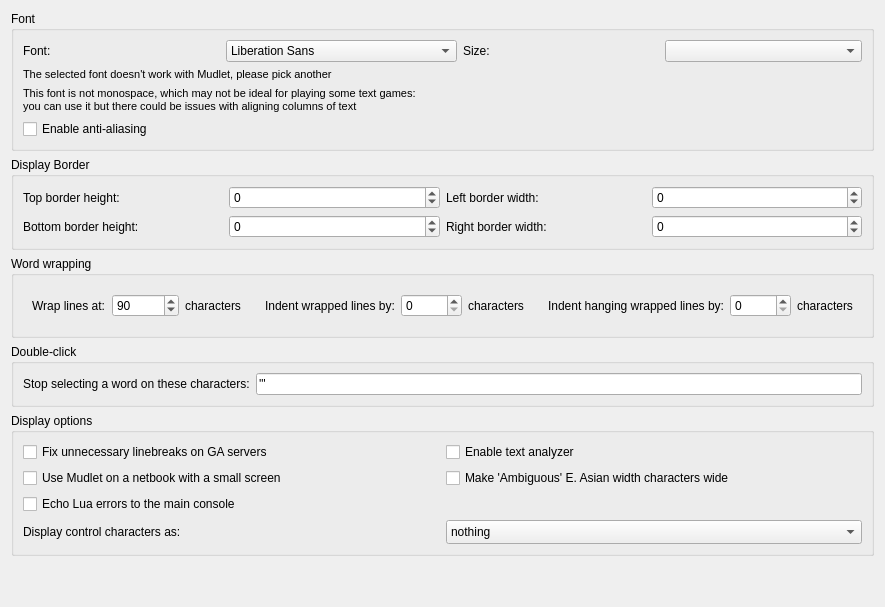
     <widget class="QWidget" name="tab_display">
      <property name="sizePolicy">
       <sizepolicy hsizetype="Expanding" vsizetype="Expanding">
        <horstretch>0</horstretch>
        <verstretch>0</verstretch>
       </sizepolicy>
      </property>
      <attribute name="title">
       <string>Main display</string>
      </attribute>
      <layout class="QVBoxLayout" name="vBoxLayout_tab_display">
       <item>
        <widget class="QGroupBox" name="groupBox_font">
         <property name="sizePolicy">
          <sizepolicy hsizetype="Preferred" vsizetype="Preferred">
           <horstretch>0</horstretch>
           <verstretch>0</verstretch>
          </sizepolicy>
         </property>
         <property name="title">
          <string>Font</string>
         </property>
         <layout class="QGridLayout" name="gridLayout_groupBox_font">
          <item row="0" column="0">
           <widget class="QLabel" name="label_30">
            <property name="text">
             <string>Font:</string>
            </property>
           </widget>
          </item>
          <item row="0" column="1">
           <widget class="QFontComboBox" name="fontComboBox">
            <property name="sizePolicy">
             <sizepolicy hsizetype="Preferred" vsizetype="Fixed">
              <horstretch>0</horstretch>
              <verstretch>0</verstretch>
             </sizepolicy>
            </property>
            <property name="editable">
             <bool>false</bool>
            </property>
            <property name="maxVisibleItems">
             <number>20</number>
            </property>
           </widget>
          </item>
          <item row="0" column="2">
           <widget class="QLabel" name="label_35">
            <property name="text">
             <string>Size:</string>
            </property>
           </widget>
          </item>
          <item row="0" column="3">
           <widget class="QComboBox" name="fontSize"/>
          </item>
          <item row="1" column="0" colspan="2">
           <widget class="QLabel" name="label_invalidFontError">
            <property name="font">
             <font>
              <pointsize>8</pointsize>
             </font>
            </property>
            <property name="text">
             <string>The selected font doesn't work with Mudlet, please pick another</string>
            </property>
           </widget>
          </item>
          <item row="2" column="0" colspan="4">
           <widget class="QLabel" name="label_variableWidthFontWarning">
            <property name="font">
             <font>
              <pointsize>8</pointsize>
             </font>
            </property>
            <property name="text">
             <string comment="Note that this text is split into two lines so that the message is not too wide in English, please do the same for other locales where the text is the same or longer">This font is not monospace, which may not be ideal for playing some text games:
you can use it but there could be issues with aligning columns of text</string>
            </property>
           </widget>
          </item>
          <item row="3" column="0">
           <widget class="QCheckBox" name="mNoAntiAlias">
            <property name="toolTip">
             <string>Use anti aliasing on fonts. Smoothes fonts if you have a high screen resolution and you can use larger fonts. Note that on low resolutions and small font sizes, the font gets blurry. </string>
            </property>
            <property name="text">
             <string>Enable anti-aliasing</string>
            </property>
           </widget>
          </item>
         </layout>
        </widget>
       </item>
       <item>
        <widget class="QGroupBox" name="groupBox_borders">
         <property name="sizePolicy">
          <sizepolicy hsizetype="Preferred" vsizetype="Preferred">
           <horstretch>0</horstretch>
           <verstretch>0</verstretch>
          </sizepolicy>
         </property>
         <property name="title">
          <string>Display Border</string>
         </property>
         <layout class="QGridLayout" name="gridLayout_groupBox_borders">
          <item row="0" column="0">
           <widget class="QLabel" name="label_26">
            <property name="sizePolicy">
             <sizepolicy hsizetype="Expanding" vsizetype="Preferred">
              <horstretch>0</horstretch>
              <verstretch>0</verstretch>
             </sizepolicy>
            </property>
            <property name="maximumSize">
             <size>
              <width>200</width>
              <height>16777215</height>
             </size>
            </property>
            <property name="toolTip">
             <string>&lt;p&gt;Extra space to have before text on top - can be set to negative to move text up beyond the screen&lt;/p&gt;</string>
            </property>
            <property name="text">
             <string>Top border height:</string>
            </property>
           </widget>
          </item>
          <item row="0" column="1">
           <widget class="QSpinBox" name="topBorderHeight">
            <property name="sizePolicy">
             <sizepolicy hsizetype="Preferred" vsizetype="Preferred">
              <horstretch>0</horstretch>
              <verstretch>0</verstretch>
             </sizepolicy>
            </property>
            <property name="toolTip">
             <string>&lt;p&gt;Extra space to have before text on top - can be set to negative to move text up beyond the screen&lt;/p&gt;</string>
            </property>
            <property name="minimum">
             <number>-1000000</number>
            </property>
            <property name="maximum">
             <number>1000000</number>
            </property>
            <property name="value">
             <number>0</number>
            </property>
           </widget>
          </item>
          <item row="0" column="2">
           <widget class="QLabel" name="label_29">
            <property name="sizePolicy">
             <sizepolicy hsizetype="Expanding" vsizetype="Preferred">
              <horstretch>0</horstretch>
              <verstretch>0</verstretch>
             </sizepolicy>
            </property>
            <property name="maximumSize">
             <size>
              <width>200</width>
              <height>16777215</height>
             </size>
            </property>
            <property name="toolTip">
             <string>&lt;p&gt;Extra space to have before text on the left - can be set to negative to move text left beyond the screen&lt;/p&gt;</string>
            </property>
            <property name="text">
             <string>Left border width:</string>
            </property>
           </widget>
          </item>
          <item row="0" column="3">
           <widget class="QSpinBox" name="leftBorderWidth">
            <property name="sizePolicy">
             <sizepolicy hsizetype="Preferred" vsizetype="Preferred">
              <horstretch>0</horstretch>
              <verstretch>0</verstretch>
             </sizepolicy>
            </property>
            <property name="toolTip">
             <string>&lt;p&gt;Extra space to have before text on the left - can be set to negative to move text left beyond the screen&lt;/p&gt;</string>
            </property>
            <property name="minimum">
             <number>-1000000</number>
            </property>
            <property name="maximum">
             <number>1000000</number>
            </property>
            <property name="value">
             <number>0</number>
            </property>
           </widget>
          </item>
          <item row="1" column="0">
           <widget class="QLabel" name="label_27">
            <property name="sizePolicy">
             <sizepolicy hsizetype="Expanding" vsizetype="Preferred">
              <horstretch>0</horstretch>
              <verstretch>0</verstretch>
             </sizepolicy>
            </property>
            <property name="maximumSize">
             <size>
              <width>200</width>
              <height>16777215</height>
             </size>
            </property>
            <property name="toolTip">
             <string>&lt;p&gt;Extra space to have before text on the bottom - can be set to negative to allow text to go down beyond the screen&lt;/p&gt;</string>
            </property>
            <property name="text">
             <string>Bottom border height:</string>
            </property>
           </widget>
          </item>
          <item row="1" column="1">
           <widget class="QSpinBox" name="bottomBorderHeight">
            <property name="sizePolicy">
             <sizepolicy hsizetype="Preferred" vsizetype="Preferred">
              <horstretch>0</horstretch>
              <verstretch>0</verstretch>
             </sizepolicy>
            </property>
            <property name="toolTip">
             <string>&lt;p&gt;Extra space to have before text on the bottom - can be set to negative to allow text to go down beyond the screen&lt;/p&gt;</string>
            </property>
            <property name="minimum">
             <number>-1000000</number>
            </property>
            <property name="maximum">
             <number>1000000</number>
            </property>
            <property name="value">
             <number>0</number>
            </property>
           </widget>
          </item>
          <item row="1" column="2">
           <widget class="QLabel" name="label_28">
            <property name="sizePolicy">
             <sizepolicy hsizetype="Expanding" vsizetype="Preferred">
              <horstretch>0</horstretch>
              <verstretch>0</verstretch>
             </sizepolicy>
            </property>
            <property name="maximumSize">
             <size>
              <width>200</width>
              <height>16777215</height>
             </size>
            </property>
            <property name="toolTip">
             <string>&lt;p&gt;Extra space to have before text on the right - can be set to negative to move text right beyond the screen&lt;/p&gt;</string>
            </property>
            <property name="text">
             <string>Right border width:</string>
            </property>
           </widget>
          </item>
          <item row="1" column="3">
           <widget class="QSpinBox" name="rightBorderWidth">
            <property name="sizePolicy">
             <sizepolicy hsizetype="Preferred" vsizetype="Preferred">
              <horstretch>0</horstretch>
              <verstretch>0</verstretch>
             </sizepolicy>
            </property>
            <property name="toolTip">
             <string>&lt;p&gt;Extra space to have before text on the right - can be set to negative to move text right beyond the screen&lt;/p&gt;</string>
            </property>
            <property name="minimum">
             <number>-1000000</number>
            </property>
            <property name="maximum">
             <number>1000000</number>
            </property>
            <property name="value">
             <number>0</number>
            </property>
           </widget>
          </item>
         </layout>
        </widget>
       </item>
       <item>
        <widget class="QGroupBox" name="groupBox_wrapping">
         <property name="sizePolicy">
          <sizepolicy hsizetype="Preferred" vsizetype="Preferred">
           <horstretch>0</horstretch>
           <verstretch>0</verstretch>
          </sizepolicy>
         </property>
         <property name="layoutDirection">
          <enum>Qt::LayoutDirection::LeftToRight</enum>
         </property>
         <property name="title">
          <string>Word wrapping</string>
         </property>
         <layout class="QHBoxLayout" name="horizontalLayout_groupBox_wrapping">
          <item>
           <widget class="QFrame" name="frame_wrap_at">
            <property name="frameShape">
             <enum>QFrame::Shape::NoFrame</enum>
            </property>
            <layout class="QHBoxLayout" name="horizontalLayout_frame_wrap_at">
             <item>
              <widget class="QLabel" name="label_wrap_at_spinBox">
               <property name="sizePolicy">
                <sizepolicy hsizetype="Preferred" vsizetype="Preferred">
                 <horstretch>0</horstretch>
                 <verstretch>0</verstretch>
                </sizepolicy>
               </property>
               <property name="maximumSize">
                <size>
                 <width>200</width>
                 <height>16777215</height>
                </size>
               </property>
               <property name="text">
                <string>Wrap lines at:</string>
               </property>
              </widget>
             </item>
             <item>
              <widget class="QSpinBox" name="wrap_at_spinBox">
               <property name="minimum">
                <number>1</number>
               </property>
               <property name="maximum">
                <number>999999</number>
               </property>
               <property name="value">
                <number>90</number>
               </property>
              </widget>
             </item>
             <item>
              <widget class="QLabel" name="label_23">
               <property name="text">
                <string>characters</string>
               </property>
              </widget>
             </item>
            </layout>
           </widget>
          </item>
          <item>
           <widget class="QFrame" name="frame_indent_wrapped">
            <property name="frameShape">
             <enum>QFrame::Shape::NoFrame</enum>
            </property>
            <layout class="QHBoxLayout" name="horizontalLayout_frame_indent_wrapped">
             <item>
              <widget class="QLabel" name="label_indent_wrapped_spinBox">
               <property name="sizePolicy">
                <sizepolicy hsizetype="Preferred" vsizetype="Preferred">
                 <horstretch>0</horstretch>
                 <verstretch>0</verstretch>
                </sizepolicy>
               </property>
               <property name="maximumSize">
                <size>
                 <width>200</width>
                 <height>16777215</height>
                </size>
               </property>
               <property name="text">
                <string>Indent wrapped lines by:</string>
               </property>
              </widget>
             </item>
             <item>
              <widget class="QSpinBox" name="indent_wrapped_spinBox">
               <property name="minimum">
                <number>0</number>
               </property>
               <property name="maximum">
                <number>99999</number>
               </property>
               <property name="value">
                <number>0</number>
               </property>
              </widget>
             </item>
             <item>
              <widget class="QLabel" name="label_25">
               <property name="text">
                <string>characters</string>
               </property>
              </widget>
             </item>
            </layout>
           </widget>
          </item>
          <item>
           <widget class="QFrame" name="frame_hanging_indent_wrapped">
            <property name="frameShape">
             <enum>QFrame::Shape::NoFrame</enum>
            </property>
            <layout class="QHBoxLayout" name="horizontalLayout_frame_hanging_indent_wrapped">
             <item>
              <widget class="QLabel" name="label_hanging_indent_wrapped">
               <property name="sizePolicy">
                <sizepolicy hsizetype="Preferred" vsizetype="Preferred">
                 <horstretch>0</horstretch>
                 <verstretch>0</verstretch>
                </sizepolicy>
               </property>
               <property name="maximumSize">
                <size>
                 <width>200</width>
                 <height>16777215</height>
                </size>
               </property>
               <property name="toolTip">
                <string>&lt;p&gt;Subsequent wrapped lines will be indented by this amount&lt;/p&gt;</string>
               </property>
               <property name="text">
                <string>Indent hanging wrapped lines by:</string>
               </property>
              </widget>
             </item>
             <item>
              <widget class="QSpinBox" name="hanging_indent_wrapped_spinBox">
               <property name="minimum">
                <number>0</number>
               </property>
               <property name="maximum">
                <number>99999</number>
               </property>
               <property name="value">
                <number>0</number>
               </property>
              </widget>
             </item>
             <item>
              <widget class="QLabel" name="label_41">
               <property name="text">
                <string>characters</string>
               </property>
              </widget>
             </item>
            </layout>
           </widget>
          </item>
         </layout>
        </widget>
       </item>
       <item>
        <widget class="QGroupBox" name="groupBox_doubleClick">
         <property name="title">
          <string>Double-click</string>
         </property>
         <layout class="QHBoxLayout" name="horizontalLayout_doubleclick_ignore">
          <item>
           <widget class="QLabel" name="doubleclick_ignore_label">
            <property name="text">
             <string>Stop selecting a word on these characters:</string>
            </property>
           </widget>
          </item>
          <item>
           <widget class="QLineEdit" name="doubleclick_ignore_lineedit">
            <property name="toolTip">
             <string>&lt;p&gt;Enter the characters you'd like double-clicking to stop selecting text on here. If you don't enter any, double-clicking on a word will only stop at a space, and will include characters like a double or a single quote. For example, double-clicking on the word &lt;span style=&quot; font-style:italic;&quot;&gt;Hello&lt;/span&gt; in the following will select &lt;span style=&quot; font-style:italic;&quot;&gt;&amp;quot;&lt;/span&gt;&lt;span style=&quot; font-style:italic;&quot;&gt;Hello!&amp;quot;&lt;/span&gt;&lt;/p&gt;&lt;p&gt;You say, &lt;span style=&quot; font-weight:600;&quot;&gt;&amp;quot;Hello!&amp;quot;&lt;/span&gt;&lt;/p&gt;&lt;p&gt;If you set the characters in the field to &lt;span style=&quot; font-weight:600;&quot;&gt;'&amp;quot;! &lt;/span&gt;which will mean it should stop selecting on ' &lt;span style=&quot; font-style:italic;&quot;&gt;or&lt;/span&gt; &amp;quot; &lt;span style=&quot; font-style:italic;&quot;&gt;or&lt;/span&gt; ! then double-clicking on &lt;span style=&quot; font-style:italic;&quot;&gt;Hello&lt;/span&gt; will just select &lt;span style=&quot; font-style:italic;&quot;&gt;Hello&lt;/span&gt;&lt;/p&gt;&lt;p&gt;You say, &amp;quot;&lt;span style=&quot; font-weight:600;&quot;&gt;Hello&lt;/span&gt;!&amp;quot;&lt;/p&gt;</string>
            </property>
            <property name="text">
             <string>'&quot;</string>
            </property>
            <property name="placeholderText">
             <string>(characters to ignore in selection, for example ' or &quot;)</string>
            </property>
           </widget>
          </item>
         </layout>
        </widget>
       </item>
       <item>
        <widget class="QGroupBox" name="groupBox_displayOptions">
         <property name="title">
          <string>Display options</string>
         </property>
         <layout class="QGridLayout" name="gridLayout_groupBox_displayOptions">
          <item row="0" column="0">
           <widget class="QCheckBox" name="checkBox_USE_IRE_DRIVER_BUGFIX">
            <property name="toolTip">
             <string>&lt;p&gt;Some games (notably all IRE MUDs) suffer from a bug where they don't properly communicate with the client on where a newline should be. Enable this to fix text from getting appended to the previous prompt line.&lt;/p&gt;</string>
            </property>
            <property name="text">
             <string>Fix unnecessary linebreaks on GA servers</string>
            </property>
           </widget>
          </item>
          <item row="0" column="1">
           <widget class="QCheckBox" name="checkBox_enableTextAnalyzer">
            <property name="text">
             <string>Enable text analyzer</string>
            </property>
           </widget>
          </item>
          <item row="1" column="0">
           <widget class="QCheckBox" name="checkBox_USE_SMALL_SCREEN">
            <property name="toolTip">
             <string>&lt;p&gt;Select this option for better compatibility if you are using a netbook, or some other computer model that has a small screen.&lt;/p&gt;</string>
            </property>
            <property name="text">
             <string>Use Mudlet on a netbook with a small screen</string>
            </property>
           </widget>
          </item>
          <item row="1" column="1">
           <widget class="QCheckBox" name="checkBox_useWideAmbiguousEastAsianGlyphs">
            <property name="text">
             <string>Make 'Ambiguous' E. Asian width characters wide</string>
            </property>
            <property name="tristate">
             <bool>true</bool>
            </property>
           </widget>
          </item>
          <item row="2" column="0">
           <widget class="QCheckBox" name="checkBox_echoLuaErrors">
            <property name="toolTip">
             <string>&lt;p&gt;Prints Lua errors to the main console in addition to the error tab in the editor.&lt;/p&gt;</string>
            </property>
            <property name="text">
             <string>Echo Lua errors to the main console</string>
            </property>
           </widget>
          </item>
          <item row="3" column="0">
           <widget class="QLabel" name="label_controlCharacterHandling">
            <property name="text">
             <string>Display control characters as:</string>
            </property>
           </widget>
          </item>
          <item row="3" column="1">
           <widget class="QComboBox" name="comboBox_controlCharacterHandling">
            <property name="currentIndex">
             <number>0</number>
            </property>
            <property name="sizeAdjustPolicy">
             <enum>QComboBox::SizeAdjustPolicy::AdjustToMinimumContentsLengthWithIcon</enum>
            </property>
            <item>
             <property name="text">
              <string>nothing</string>
             </property>
            </item>
            <item>
             <property name="text">
              <string>Unicode Control Pictures</string>
             </property>
            </item>
            <item>
             <property name="text">
              <string>CP437 (OEM Font)- like</string>
             </property>
            </item>
           </widget>
          </item>
         </layout>
        </widget>
       </item>
       <item>
        <spacer name="verticalSpacer_mainDisplay">
         <property name="orientation">
          <enum>Qt::Orientation::Vertical</enum>
         </property>
         <property name="sizeHint" stdset="0">
          <size>
           <width>20</width>
           <height>40</height>
          </size>
         </property>
        </spacer>
       </item>
      </layout>
     </widget>
